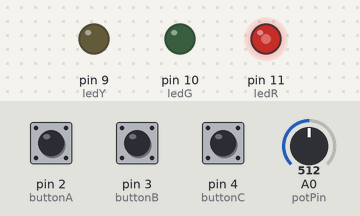
Simulated run of this program. Board: Arduino Uno, built with avr-gcc and run on an emulated ATmega328P. On the bench: output pins drawn as LEDs (lit = HIGH). Dashed ring = blinking. The test bench sets the inputs (shaded band); at power-on: pin 3 (buttonB) HIGH, A0 (potPin) = 512, pin 2 (buttonA) HIGH, pin 4 (buttonC) HIGH.

Above: at 1.2 s.
1.3 s: pin 3 (buttonB) pulled LOW for 3.2 s
6.0 s: A0 (potPin) set to 716
At 8.8 s:
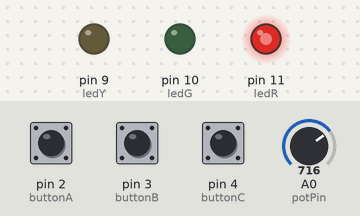
9.0 s: A0 (potPin) set to 900
At 11.8 s:
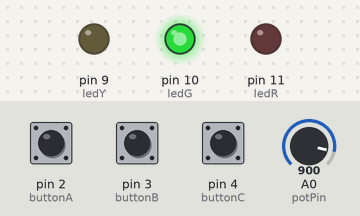
12.0 s: pin 3 (buttonB) pulled LOW for 1 s
15.0 s: A0 (potPin) set to 122
At 15.3 s:
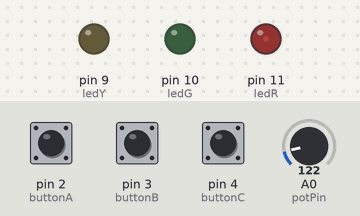
18.0 s: pin 3 (buttonB) pulled LOW for 0.15 s
At 19.43 s:
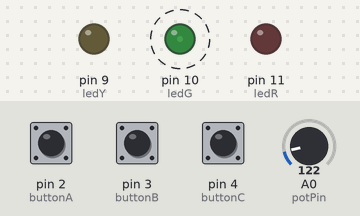
Timing chart, 0 to 22.0 s (numbered marks = the images above; inputs shaded):
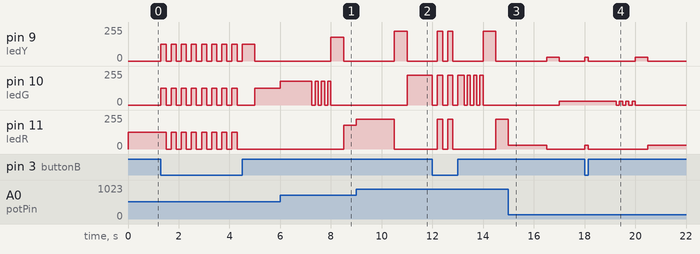

The program:

main.cpp
```cpp
#include <Arduino.h>

// LED 시퀀스 상태 정의
enum SequenceState {
  SEQ_R,       // 빨간 LED 2초 켜기
  SEQ_Y,       // 노란 LED 0.5초 켜기
  SEQ_G,       // 초록 LED 2초 켜기
  SEQ_G_BLINK, // 초록 LED 1초 동안 깜빡임 (8 인터벌: 약 125ms씩, 4회 깜빡임)
  SEQ_Y2       // 노란 LED 0.5초 켜기
};

SequenceState seqState = SEQ_R;
unsigned long stateStart = 0;  // 각 상태 시작 시간
unsigned long blinkTimer = 0;  // 초록 LED 깜빡임 인터벌 타이머
bool blinkOn = false;          // 초록 LED 깜빡임 상태 변수

// 각 상태의 지속 시간 (밀리초 단위)
const unsigned long durationR = 2000;
const unsigned long durationY = 500;
const unsigned long durationG = 2000;
const unsigned long durationG_Blink = 1000; // 총 1초 동안 깜빡임
const unsigned long blinkInterval = durationG_Blink / 8;  // 8 인터벌 (약 125ms씩)

// B 버튼 깜빡임을 위한 변수
unsigned long lastBlinkB = 0;
bool blinkAllState = false;
const unsigned long blinkIntervalB = 200; // B 버튼 깜빡임 간격 (200ms)

// 핀 번호 설정
const int buttonA = 2;
const int buttonB = 3;
const int buttonC = 4;

// PWM 기능이 지원되는 핀으로 변경 (예: R LED -> 11번 핀)
const int ledR = 11;   // 빨간 LED (PWM 지원)
const int ledY = 9;    // 노란 LED (PWM 지원)
const int ledG = 10;   // 초록 LED (PWM 지원)

const int potPin = A0; // 가변저항 핀

// C 버튼에 의한 전체 시스템 ON/OFF 상태
bool systemOn = true;
int lastCState = HIGH; // C 버튼 이전 상태

void setup() {
  // 버튼은 내부 풀업 사용: 미눌림은 HIGH, 눌림은 LOW
  pinMode(buttonA, INPUT_PULLUP);
  pinMode(buttonB, INPUT_PULLUP);
  pinMode(buttonC, INPUT_PULLUP);

  // LED 출력 설정
  pinMode(ledR, OUTPUT);
  pinMode(ledY, OUTPUT);
  pinMode(ledG, OUTPUT);

  Serial.begin(9600);
  stateStart = millis();
}

void loop() {
  unsigned long currentTime = millis();

  // 가변저항 값 읽기 및 밝기 변환 (0~1023 → 0~255)
  int potValue = analogRead(potPin);
  int brightness = map(potValue, 0, 1023, 0, 255);

  // C 버튼 체크: 상승 에지 감지하여 시스템 ON/OFF 토글 (디바운스 처리)
  int cState = digitalRead(buttonC);
  if (lastCState == HIGH && cState == LOW) {
    systemOn = !systemOn;
    delay(50);  // 간단한 디바운스
  }
  lastCState = cState;

  // 시스템 OFF 상태면 모든 LED 끔
  if (!systemOn) {
    analogWrite(ledR, 0);
    analogWrite(ledY, 0);
    analogWrite(ledG, 0);
    return;
  }

  // 우선순위: A 버튼이 눌리면 LED 시퀀스를 무시하고 빨간 LED만 밝기 적용해서 켬
  if (digitalRead(buttonA) == LOW) {
    analogWrite(ledR, brightness);
    analogWrite(ledY, 0);
    analogWrite(ledG, 0);
    return;
  }

  // B 버튼이 눌리면 모든 LED가 깜빡이는 상태로 전환
  if (digitalRead(buttonB) == LOW) {
    if (currentTime - lastBlinkB >= blinkIntervalB) {
      lastBlinkB = currentTime;
      blinkAllState = !blinkAllState;
      int outVal = blinkAllState ? brightness : 0;
      analogWrite(ledR, outVal);
      analogWrite(ledY, outVal);
      analogWrite(ledG, outVal);
    }
    return;
  }

  // 기본 LED 시퀀스 (버튼들이 눌리지 않았을 때)
  switch (seqState) {
    case SEQ_R:
      // 빨간 LED 켜기
      analogWrite(ledR, brightness);
      analogWrite(ledY, 0);
      analogWrite(ledG, 0);
      if (currentTime - stateStart >= durationR) {
        seqState = SEQ_Y;
        stateStart = currentTime;
      }
      break;

    case SEQ_Y:
      // 노란 LED 켜기
      analogWrite(ledR, 0);
      analogWrite(ledY, brightness);
      analogWrite(ledG, 0);
      if (currentTime - stateStart >= durationY) {
        seqState = SEQ_G;
        stateStart = currentTime;
      }
      break;

    case SEQ_G:
      // 초록 LED 켜기
      analogWrite(ledR, 0);
      analogWrite(ledY, 0);
      analogWrite(ledG, brightness);
      if (currentTime - stateStart >= durationG) {
        seqState = SEQ_G_BLINK;
        stateStart = currentTime;
        blinkTimer = currentTime;
        blinkOn = false;
      }
      break;

    case SEQ_G_BLINK:
      // 초록 LED 깜빡임 (총 1초 동안, 8 인터벌: 4회 깜빡임)
      if (currentTime - blinkTimer >= blinkInterval) {
        blinkTimer = currentTime;
        blinkOn = !blinkOn;
        analogWrite(ledG, blinkOn ? brightness : 0);
      }
      // 다른 LED는 OFF 상태 유지
      analogWrite(ledR, 0);
      analogWrite(ledY, 0);
      if (currentTime - stateStart >= durationG_Blink) {
        seqState = SEQ_Y2;
        stateStart = currentTime;
      }
      break;

    case SEQ_Y2:
      // 노란 LED 켜기
      analogWrite(ledR, 0);
      analogWrite(ledY, brightness);
      analogWrite(ledG, 0);
      if (currentTime - stateStart >= durationY) {
        // 시퀀스 초기 상태로 복귀
        seqState = SEQ_R;
        stateStart = currentTime;
      }
      break;
  }
}
```

Measured:
- after the input at 6.0 s, pin 11 (ledR): 0/255 → 178/255 after 2.5 s
- after the input at 9.0 s, pin 10 (ledG): 0/255 → 224/255 after 2.0 s; pin 11 (ledR): 178/255 → 224/255 at once, → 0/255 1.5 s later
- after the input at 15.0 s, pin 10 (ledG): 0/255 → 30/255 after 2.0 s; pin 11 (ledR): 224/255 → 30/255 at once, → 0/255 1.5 s later
- after the input at 18.0 s, pin 11 (ledR): 0/255 → 30/255 after 0.00 s instead of 2.5 s
- by itself, pin 11 (ledR): alternates 127/255 for 0.20 s and 0/255 for 0.20 s, 15 changes in all, then stays 0/255
